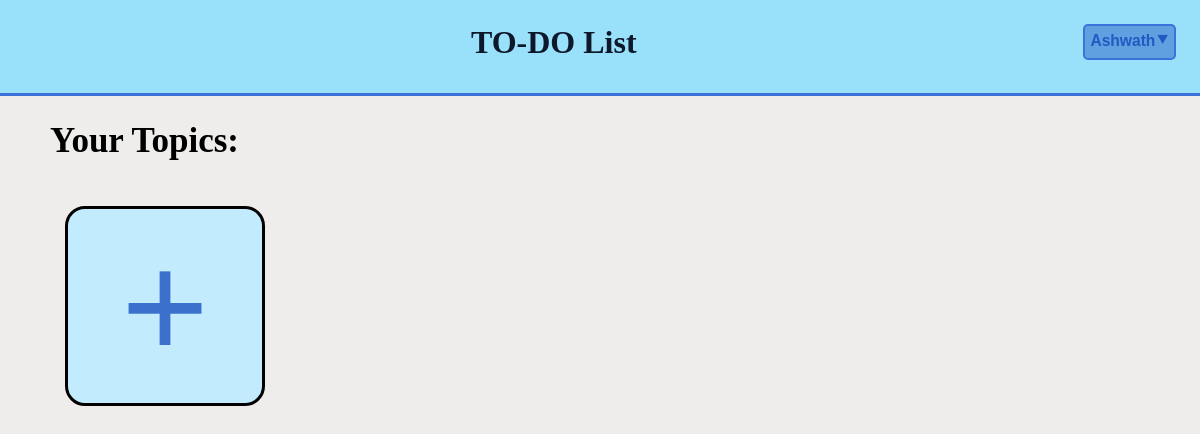
Before: /home/ (signed in) with the older database file.
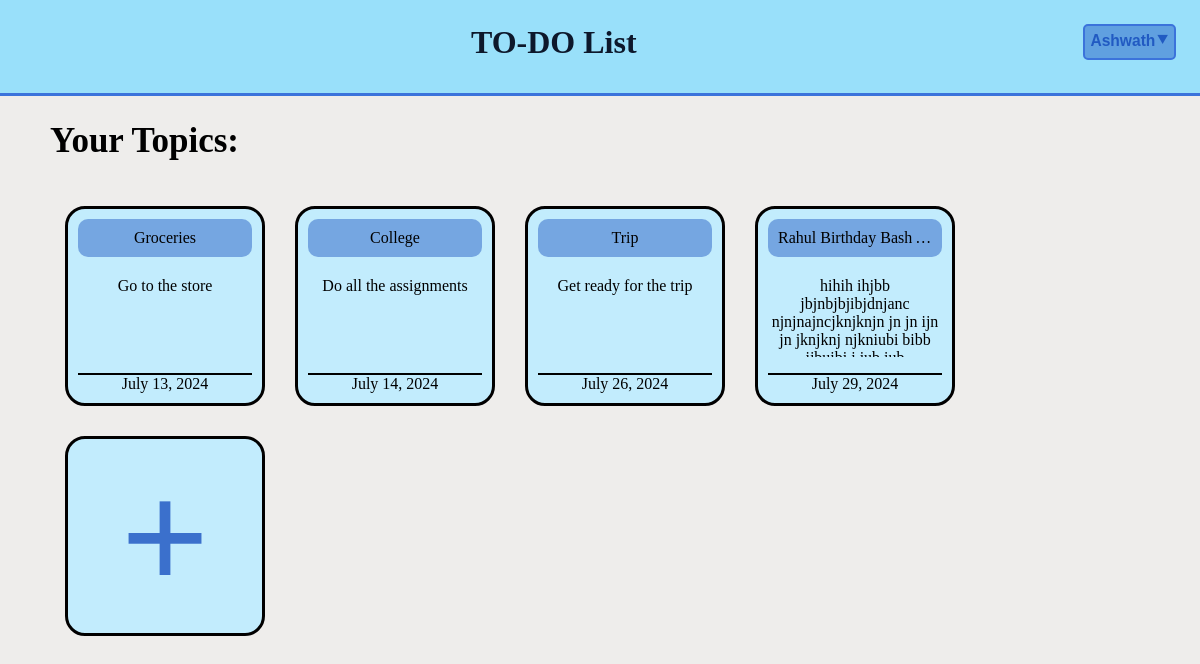
After: the same page with the newer database file.
### base/models.py (models this page shows)
class Topic(models.Model):
    user = models.ForeignKey(User, on_delete=models.CASCADE)
    title = models.CharField(max_length=100, blank=False, null=False)
    description = models.TextField(null=True, blank=True)
    created = models.DateTimeField(auto_now_add=True)
    deadline = models.DateField()
    completed = models.BooleanField(default=False)
    def __str__(self):
        return self.title
    class Meta:
        ordering = ['created']

### base/views.py (the view)
# urls.py: path('home/', views.home, name = 'home'),
def home(request):
    user = request.user
    topics = Topic.objects.filter(user = user)
    context = {'topics':topics}
    return render(request, 'base/home.html', context)

### base/templates/base/home.html
{% extends 'main.html' %}
{% block content %}
<div class="block">
    <div class="sub-heading">
        Your Topics:
    </div>
    <div class="topics">
        {% for topic in topics %}
        <div class="topic-box">
            <div class="topic-heading">
                {{topic}}
            </div>
            <div class="topic-body">
                <div class="topic-description">
                    {{topic.description}}
                </div>
                <div class="topic-deadline">
                    {{topic.deadline}}
                </div>
            </div>
        </div>
        {% endfor %}
        <button class="topic-box topic-add-btn" onclick="window.location.href=`{% url 'logout' %}`">
                <div class="plus-icon">&plus;</div>
        </button>
    </div>
</div>
{% endblock %}

### templates/main.html (shortened to what this page needs)
{% load static %}
<!DOCTYPE html>
<html lang="en">
<head>
    <link rel="stylesheet" href="{% static 'styles/style.css' %}" />
</head>
<body>
    <div class="header">
        <div class="title"><h1>TO-DO List</h1></div>
        {% if request.user.is_authenticated %}
        <div class="userinfo">
            <button class="username dropbtn"><h3>{{request.user.username}}<span class="drop-arrow" style="font-size:17px; display:inline-block; padding-bottom: 2px;">&#11206</span></h3></button>
        </div>
        {% endif %}
    </div>
    <div class="main_body">
        {% block content %}
        {% endblock %}
    </div>
</body>
</html>

### static/styles/style.css (style rules this page uses)
* { margin: 0; padding: 0; box-sizing: border-box; }
body { background-color: #EEEDEB; }
.header { background-color: #99e0fa; padding: 24px; border-bottom: 3px solid #3b73db; display: flex; justify-content: space-between; height: 6rem; }
.title { flex-grow: 1; text-align: center; color: #0d182b; }
.userinfo { align-items: center; justify-content: center; height: 5px; }
.username { color: #215ac2; font-weight: 700; }
.dropbtn { padding: 5px; border: 2px solid #3b73db; border-radius: 5px; background-color: #2159c279; }
.sub-heading { margin: 25px 50px; font-size: 35px; font-weight: 900; }
.topics { margin: 25px 50px; padding: 10px 5px; display: flex; flex-wrap: wrap; justify-content: left; gap: 10px; }
.topic-box { border: 2px solid black; border-radius: 30px; margin: 10px; padding: 10px; width: 200px; height: 200px; gap: 10px; display: flex; flex-direction: column; text-align: center; margin: 10px; border: 3px solid black; border-radius: 20px; background-color: #c2ecfd; }
.topic-heading { margin: 0 0 10px 0; padding: 10px; width: 100%; white-space: nowrap; overflow: hidden; text-overflow: ellipsis; border-radius: 10px; background-color: #2159c279; }
.topic-body { flex-grow: 1; display: flex; flex-direction: column; justify-content: space-between; }
.topic-description { height: auto; max-height: 80px; width: 100%; white-space: nowarp; overflow-y: auto; text-overflow: ellipsis; }
.topic-deadline { margin-top: auto; border-top: 2px solid black; }
.topic-add-btn { display: flex; justify-content: center; align-items: center; }
.plus-icon { font-size: 150px; color: #2159c2d7; }

Changed rows visible on the page:
added Topic: title "Groceries", description "Go to the store", deadline "July 13, 2024"
added Topic: title "College", description "Do all the assignments", deadline "July 14, 2024"
added Topic: title "Trip", description "Get ready for the trip", deadline "July 26, 2024"
added Topic: title "Rahul Birthday Bash…", description "hihih ihjbb jbjnbjbjibjdnjanc njnjnajncjknjknjn jn jn ijn jn jknjknj njkniubi bibb…", deadline "July 29, 2024"
